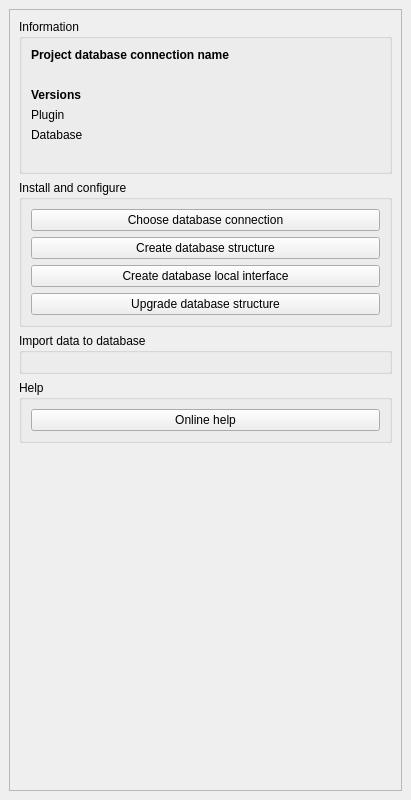
<?xml version="1.0" encoding="UTF-8"?>
<ui version="4.0">
 <class>PluginDockWidgetBase</class>
 <widget class="QDockWidget" name="PluginDockWidgetBase">
  <property name="geometry">
   <rect>
    <x>0</x>
    <y>0</y>
    <width>411</width>
    <height>800</height>
   </rect>
  </property>
  <property name="windowTitle">
   <string>StarEau</string>
  </property>
  <widget class="QWidget" name="dockWidgetContents">
   <layout class="QGridLayout" name="gridLayout">
    <item row="0" column="0">
     <widget class="QScrollArea" name="scrollArea">
      <property name="widgetResizable">
       <bool>true</bool>
      </property>
      <widget class="QWidget" name="scrollAreaWidgetContents">
       <property name="geometry">
        <rect>
         <x>0</x>
         <y>0</y>
         <width>391</width>
         <height>759</height>
        </rect>
       </property>
       <layout class="QVBoxLayout" name="verticalLayout">
        <item>
         <widget class="QGroupBox" name="groupBox_6">
          <property name="title">
           <string>Information</string>
          </property>
          <layout class="QVBoxLayout" name="verticalLayout_7">
           <item>
            <layout class="QGridLayout" name="gridLayout_2">
             <item row="1" column="0">
              <widget class="QLabel" name="database_connection_name">
               <property name="text">
                <string/>
               </property>
               <property name="wordWrap">
                <bool>true</bool>
               </property>
              </widget>
             </item>
             <item row="4" column="0">
              <layout class="QFormLayout" name="formLayout">
               <item row="1" column="0">
                <widget class="QLabel" name="label">
                 <property name="text">
                  <string>Plugin</string>
                 </property>
                </widget>
               </item>
               <item row="1" column="1">
                <widget class="QLabel" name="plugin_version">
                 <property name="text">
                  <string/>
                 </property>
                 <property name="wordWrap">
                  <bool>true</bool>
                 </property>
                </widget>
               </item>
               <item row="2" column="0">
                <widget class="QLabel" name="label_4">
                 <property name="text">
                  <string>Database</string>
                 </property>
                </widget>
               </item>
               <item row="2" column="1">
                <widget class="QLabel" name="database_version">
                 <property name="text">
                  <string/>
                 </property>
                 <property name="wordWrap">
                  <bool>true</bool>
                 </property>
                </widget>
               </item>
              </layout>
             </item>
             <item row="0" column="0">
              <widget class="QLabel" name="label_2">
               <property name="font">
                <font>
                 <weight>75</weight>
                 <bold>true</bold>
                </font>
               </property>
               <property name="text">
                <string>Project database connection name</string>
               </property>
              </widget>
             </item>
             <item row="2" column="0">
              <widget class="QLabel" name="label_6">
               <property name="font">
                <font>
                 <weight>75</weight>
                 <bold>true</bold>
                </font>
               </property>
               <property name="text">
                <string>Versions</string>
               </property>
              </widget>
             </item>
             <item row="5" column="0">
              <widget class="QLabel" name="version_comment">
               <property name="text">
                <string/>
               </property>
               <property name="wordWrap">
                <bool>true</bool>
               </property>
              </widget>
             </item>
            </layout>
           </item>
          </layout>
         </widget>
        </item>
        <item>
         <widget class="QGroupBox" name="groupBox">
          <property name="title">
           <string>Install and configure</string>
          </property>
          <layout class="QVBoxLayout" name="verticalLayout_2">
           <item>
            <widget class="QPushButton" name="button_configure_plugin">
             <property name="text">
              <string>Choose database connection</string>
             </property>
            </widget>
           </item>
           <item>
            <widget class="QPushButton" name="button_create_database_structure">
             <property name="text">
              <string>Create database structure</string>
             </property>
            </widget>
           </item>
           <item>
            <widget class="QPushButton" name="button_create_database_local_interface">
             <property name="text">
              <string>Create database local interface</string>
             </property>
            </widget>
           </item>
           <item>
            <widget class="QPushButton" name="button_upgrade_database_structure">
             <property name="text">
              <string>Upgrade database structure</string>
             </property>
            </widget>
           </item>
          </layout>
         </widget>
        </item>
        <item>
         <widget class="QGroupBox" name="groupBox_2">
          <property name="title">
           <string>Import data to database</string>
          </property>
          <layout class="QVBoxLayout" name="verticalLayout_3"/>
         </widget>
        </item>
        <item>
         <widget class="QGroupBox" name="groupBox_4">
          <property name="title">
           <string>Help</string>
          </property>
          <layout class="QVBoxLayout" name="verticalLayout_5">
           <item>
            <widget class="QPushButton" name="button_online_help">
             <property name="text">
              <string>Online help</string>
             </property>
            </widget>
           </item>
          </layout>
         </widget>
        </item>
        <item>
         <spacer name="verticalSpacer">
          <property name="orientation">
           <enum>Qt::Vertical</enum>
          </property>
          <property name="sizeHint" stdset="0">
           <size>
            <width>20</width>
            <height>40</height>
           </size>
          </property>
         </spacer>
        </item>
       </layout>
      </widget>
     </widget>
    </item>
   </layout>
  </widget>
 </widget>
 <tabstops>
  <tabstop>scrollArea</tabstop>
  <tabstop>button_configure_plugin</tabstop>
  <tabstop>button_create_database_structure</tabstop>
  <tabstop>button_create_database_local_interface</tabstop>
  <tabstop>button_upgrade_database_structure</tabstop>
  <tabstop>button_online_help</tabstop>
 </tabstops>
 <resources/>
 <connections/>
</ui>
